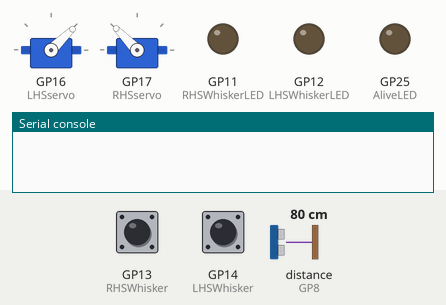
The program below on a simulated Raspberry Pi Pico running MicroPython. Shown: 2 × servo, output pins drawn as LEDs (lit = HIGH), the last lines printed to the serial console. The test bench sets the inputs (shaded band); at power-on: GP13 (RHSWhisker) LOW, GP14 (LHSWhisker) LOW, distance to the obstacle (sensor on GP8) 80 cm. The echo pulse lasts 58.3 µs per cm; random numbers come from a fixed seed; the interpreter's speed is modelled, so counts of loop turns are approximate; servo angles are drawn from the pulse width (0.5 ms = 0°, 2.5 ms = 180°); pins used as bus, display or sensor lines are not drawn.

Above: at 1.25 s.
1.3 s: GP13 (RHSWhisker) pulled HIGH for 0.15 s
At 1.6 s:
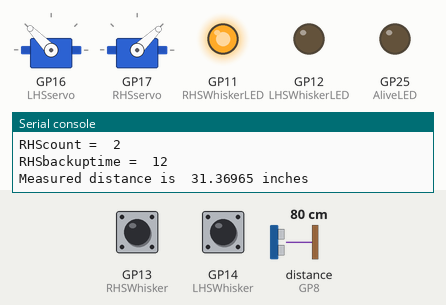
4.4 s: GP13 (RHSWhisker) pulled HIGH for 3.2 s
At 6.8 s:
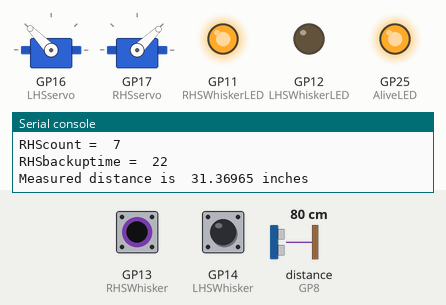
Timing chart, 0 to 9.2 s (numbered marks = the images above; inputs shaded):
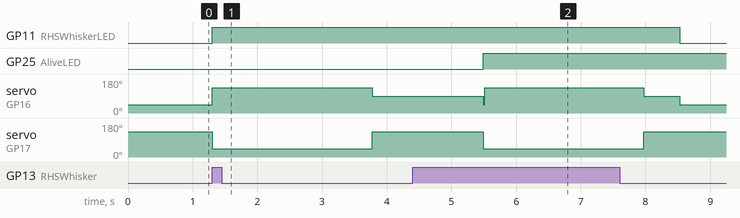

The program:

WhiskerServo+Ping.py
```python
# This code has the BeetleBot run FWD at top spped.
# If the LHS side whisker bumps an object, Beetbot backs up and makes a righthand turn to avoid it.
# The time BeetleBot backs up is random, from 1.5 seconds to 6 seconds,.
# It will stop backing up if an object is detected 7 inches from the
# HC-SR04 ping sensor in the reat of BeetleBot.
# If the RHS whisker encounters an object, the behavior is the same except Beetlebot turns left after backing up.


from machine import Pin, PWM
# Pin uses the GPIO value , not the actual pin number
import utime
import random

LHSWhisker= Pin(14, machine.Pin.IN,machine.Pin.PULL_DOWN)
RHSWhisker= Pin(13, machine.Pin.IN,machine.Pin.PULL_DOWN)

LHSWhiskerLED= Pin(12, machine.Pin.OUT)
RHSWhiskerLED= Pin(11, machine.Pin.OUT)
AliveLED = Pin(25,machine.Pin.OUT)


LHSservo = PWM(Pin(16))
RHSservo = PWM(Pin(17))
# 50 Hz is 20 msec period
LHSservo.freq(50)
RHSservo.freq(50)
# 100% duty of PWM is 65200 counts
# 2 ms of 20 ms is 10% for full spd FWD
# ( 1.5 ms / 20 ms ) * 65200 = 4875 for servo zerospeed
# 1 ms of 20 ms is full spd rev , .05* 65200
zerospd = 4875
LHS_FullSpd = 3250 # LHS side servo is mounted opposite so gets a reversed reference
RHS_FullSpd = 6500
LHS_TopSpdRev = 6500
RHS_TopSpdRev = 3250
AliveLED.value(1)

PingTrigger=Pin(9,Pin.OUT)
PingEcho=Pin(8,Pin.IN)

def Ping():
    echotries=0
    PingTrigger.low()
    utime.sleep_us(2)  # note sleep_us is for microsecs
    PingTrigger.high()
    utime.sleep_us(10)
    PingTrigger.low()
    while ((PingEcho.value() == 0) and (echotries<30)):
        EchoStartTime = utime.ticks_us()
        echotries=echotries+1
         # This check bails out of the loop on a problem with a long echo  or failed echo, I havent been able to prove its needed.

    while PingEcho.value()==1:
        EchoHeard = utime.ticks_us()
    PingDeltaTime=EchoHeard-EchoStartTime
    PingDistance_cm =(PingDeltaTime*.0343)/2  # sound is 343.2 m/s .0343 cm/usec
    PingDistance_in=(PingDistance_cm)/2.54
    #print ("Measured distance is ",PingDistance_cm, "cm"  )
    print ("Measured distance is ",PingDistance_in, "inches"  )
    #print ("Echotries =", echotries)
    return PingDistance_in

def backup():
    LHSservo.duty_u16(LHS_TopSpdRev)  #top speed rev on LHS
    RHSservo.duty_u16(RHS_TopSpdRev) # top spd rev on RHS


while True:  #this is start of the main loop routine
    AliveLED.toggle()
     # if no action on the whiakers go straight
    LHSservo.duty_u16(LHS_FullSpd)  #top speed forward on LHS
    RHSservo.duty_u16(RHS_FullSpd) # top spd fwd on RHS
                            # zerospeed = 4875

    # if no action on the whiakers go straight, clear LEDs

    if ((LHSWhisker.value() ==0) & (RHSWhisker.value() ==0)):
        LHSWhiskerLED.value(0)
        RHSWhiskerLED.value(0)


      ################ LHS whisker routine, backup and turn right

    if LHSWhisker.value() ==1: #gotta latch this operation
        LHSWhiskerLED.value(1)
        count=1
        while True:  # using break to exit the loop
            backup()
            #Ping()
            PingDistance=Ping()
            utime.sleep(.2)
            count=count+1
            backuptime=random.randint(8,30)  # backuptime is comprised as the number of 200msec cycles before breaking out of the backup loop
            #print ("backuptime = ",backuptime)
            print ("count = ",count)
            print ("backuptime = ",backuptime)
            #print ("LoopCycles= ",Loopcycles)
            if (PingDistance<6):
                break
            if (count>backuptime):
                break
           # print ("ping distance = ",PingDistance)

    # back up tthen right turn
        RHturntime=random.uniform(.5,3)
        LHSservo.duty_u16(LHS_FullSpd)  #top speed forward on LHS
        RHSservo.duty_u16(zerospd) # zerospeed on RHS
        utime.sleep(RHturntime)

        #on exit of LHS Whisker routine, go staright again
    LHSservo.duty_u16(LHS_FullSpd)  #top speed forward on LHS
    RHSservo.duty_u16(RHS_FullSpd) # top spd fwd on RHS

        ## start RHS side whisker behavior definition

    if RHSWhisker.value() ==0:
        RHSWhiskerLED.value(0)

    if RHSWhisker.value() ==1:
        RHSWhiskerLED.value(1)
        count=1
        while True:  # using break to exit the loop
            backup()
            #Ping()
            PingDistance=Ping()
            utime.sleep(.2)
            count=count+1
            backuptime=random.randint(8,30)  # backuptime is comprised as the number of 200msec cycles before breaking out of the backup loop
            #print ("backuptime = ",backuptime)
            print ("RHScount = ",count)
            print ("RHSbackuptime = ",backuptime)
            if (PingDistance<6):
                break
            if (count>backuptime):
                break
           # print ("ping distance = ",PingDistance)

    # turn left
        LHturntime=random.uniform(.5,3)

        LHSservo.duty_u16(zerospd)  # zerospeed on LHS
        RHSservo.duty_u16(RHS_FullSpd) # top spd fwd on RHS
        utime.sleep(LHturntime)

        LHSservo.duty_u16(LHS_FullSpd)  #top speed forward on LHS
        RHSservo.duty_u16(RHS_FullSpd) # top spd fwd on RHS
    
```
